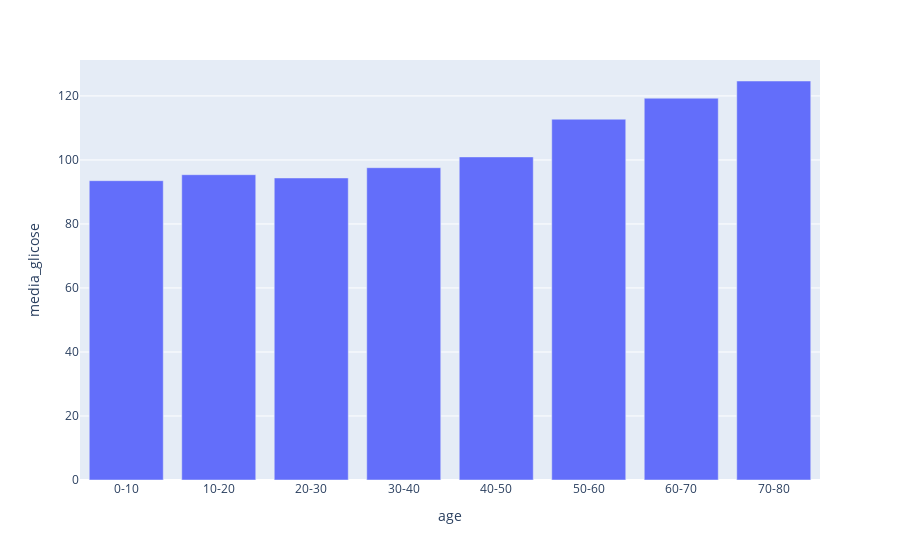
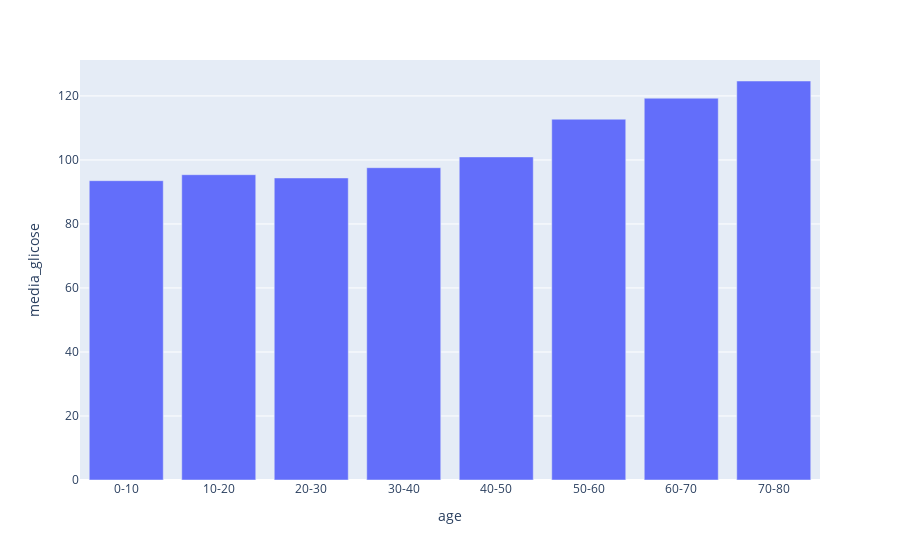

Source (notebook cell) for these figures, in order:
### Code cell
grafico_idade_imc = px.bar(df_F, x='age', y='media_glicose')
grafuci_idade_glicose = px.bar(df_F, x='age', y='media_glicose')
grafico_idade_imc.show()
grafuci_idade_glicose.show()

### Figure 1 — Plotly figure (JSON) as saved in the notebook; plotly's stock layout.template omitted (floating-point values rounded to 4 significant figures)
{"data": [{"alignmentgroup": "True", "hovertemplate": "age=%{x}<br>media_glicose=%{y}<extra></extra>", "legendgroup": "", "marker": {"color": "#636efa", "pattern": {"shape": ""}}, "name": "", "offsetgroup": "", "orientation": "v", "showlegend": false, "textposition": "auto", "type": "bar", "x": ["0-10", "10-20", "20-30", "30-40", "40-50", "50-60", "60-70", "70-80"], "xaxis": "x", "y": [93.52, 95.39, 94.37, 97.57, 100.9, 112.7, 119.3, 124.7], "yaxis": "y"}], "layout": {"barmode": "relative", "legend": {"tracegroupgap": 0}, "margin": {"t": 60}, "xaxis": {"anchor": "y", "domain": [0, 1], "title": {"text": "age"}}, "yaxis": {"anchor": "x", "domain": [0, 1], "title": {"text": "media_glicose"}}}}

### Figure 2 — Plotly figure (JSON) as saved in the notebook; plotly's stock layout.template omitted (floating-point values rounded to 4 significant figures)
{"data": [{"alignmentgroup": "True", "hovertemplate": "age=%{x}<br>media_glicose=%{y}<extra></extra>", "legendgroup": "", "marker": {"color": "#636efa", "pattern": {"shape": ""}}, "name": "", "offsetgroup": "", "orientation": "v", "showlegend": false, "textposition": "auto", "type": "bar", "x": ["0-10", "10-20", "20-30", "30-40", "40-50", "50-60", "60-70", "70-80"], "xaxis": "x", "y": [93.52, 95.39, 94.37, 97.57, 100.9, 112.7, 119.3, 124.7], "yaxis": "y"}], "layout": {"barmode": "relative", "legend": {"tracegroupgap": 0}, "margin": {"t": 60}, "xaxis": {"anchor": "y", "domain": [0, 1], "title": {"text": "age"}}, "yaxis": {"anchor": "x", "domain": [0, 1], "title": {"text": "media_glicose"}}}}
